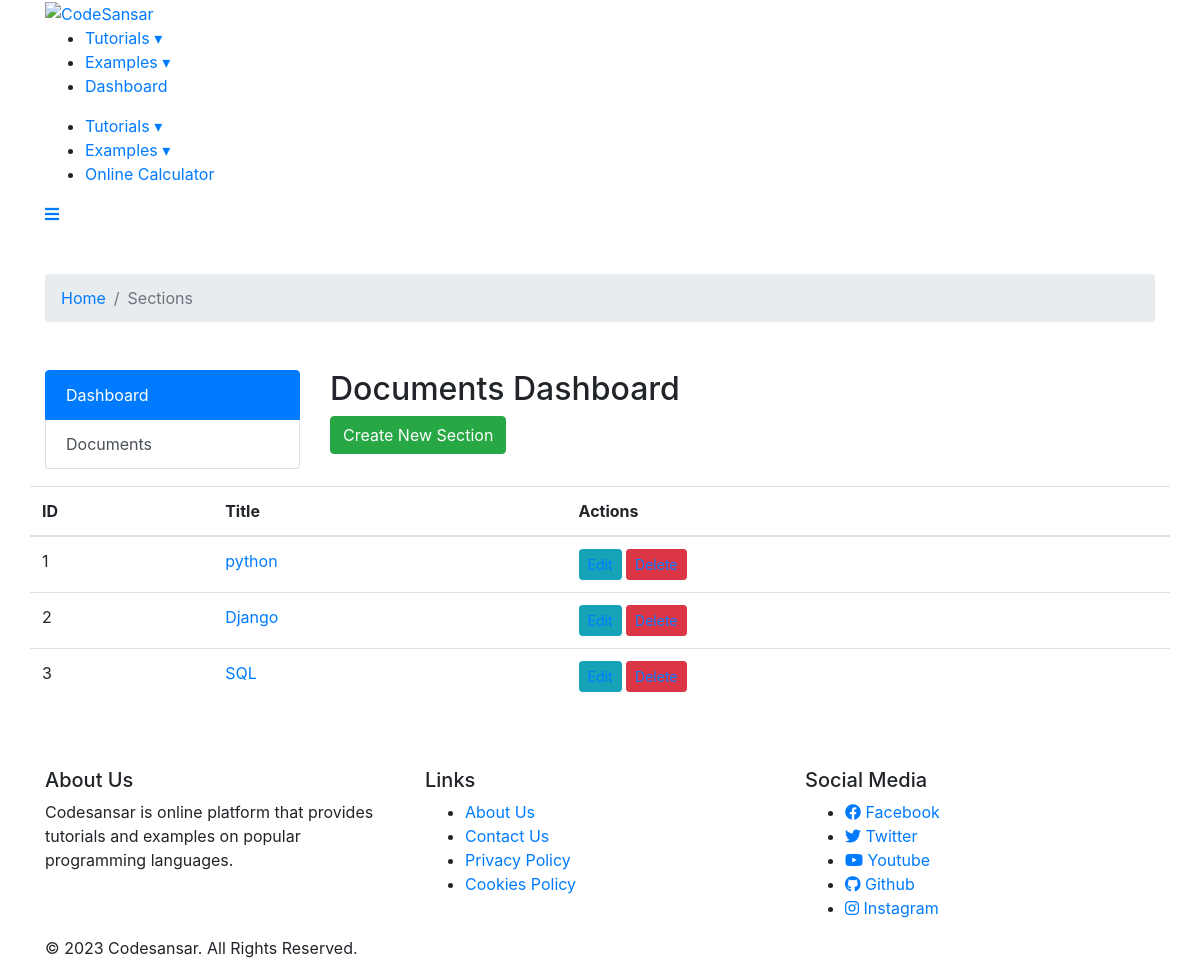
Page /dashboard/ on the earlier database version.
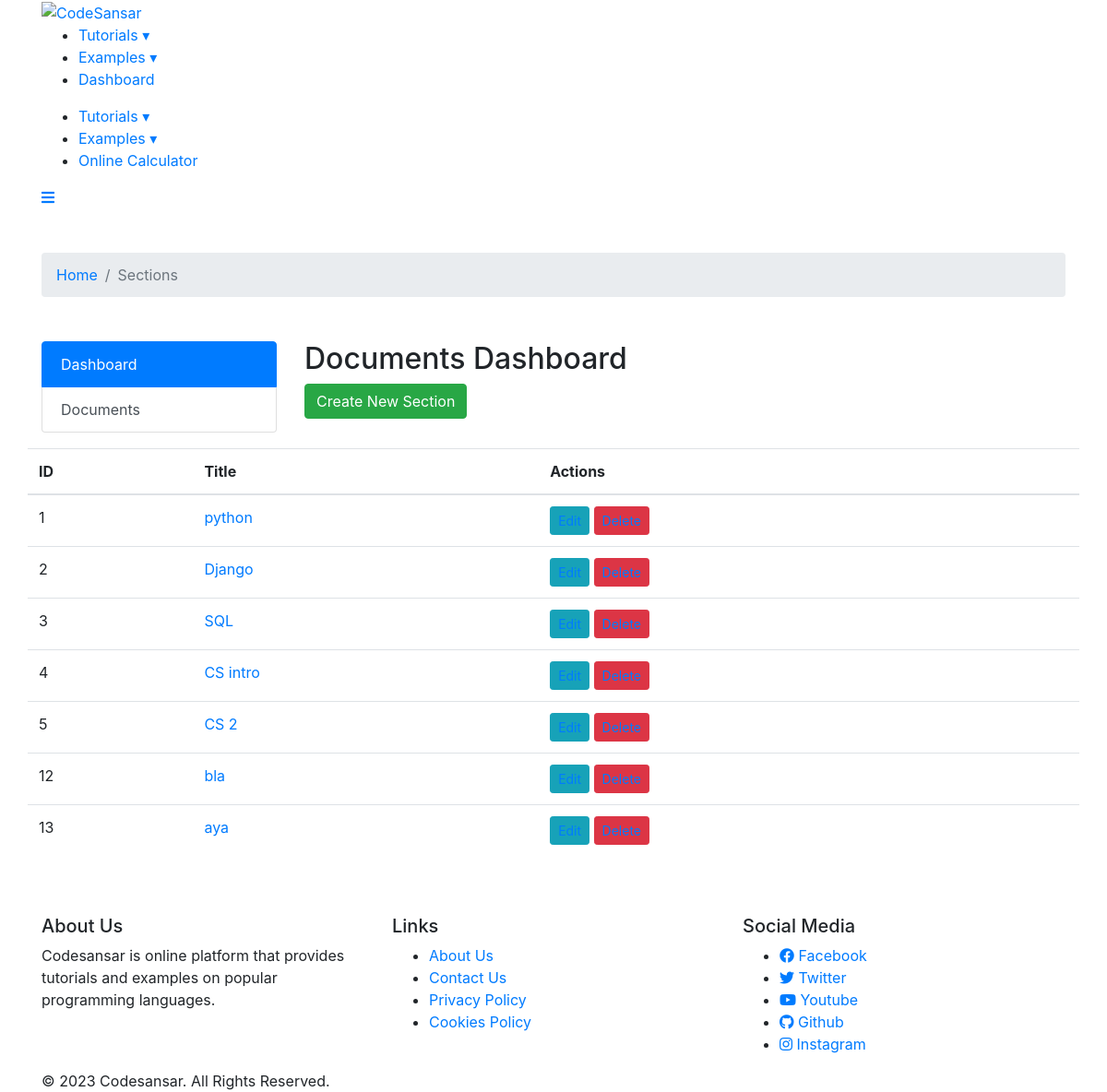
Same page on the later database version.
### doc_app/models.py (models this page shows, shortened)
class Section(models.Model):
    title = models.CharField(max_length=100)
    intro = models.TextField(max_length=5000)
    author = models.ForeignKey(User, on_delete=models.SET_NULL,null=True, related_name='section_author')
    created_at = models.DateTimeField(default=timezone.now)

### doc_app/views.py (the view)
# urls.py: path('dashboard/',Dashboard , name='dashboard'),
def Dashboard(request):
    data = Section.objects.all()
    return render(request, 'dashboard.html', {'data':data})

### doc_app/templates/dashboard.html (shortened to what this page needs)
{% extends "base.html" %}
{% block content %}
    <link rel="stylesheet" href="https://stackpath.bootstrapcdn.com/bootstrap/4.5.2/css/bootstrap.min.css">
</head>
<body>
    <div class="container my-5">
    <ol class="breadcrumb my-4">
        <li class="breadcrumb-item"><a href="/">Home</a></li>
        <li class="breadcrumb-item active" aria-current="page">Sections</li>
    </ol>
</div>
<div class="container mt-4">
    <div class="row">
        <div class="col-md-3">
            <div class="list-group">
                <a href="#" class="list-group-item list-group-item-action active">Dashboard</a>
                <a href="#" class="list-group-item list-group-item-action">Documents</a>
            </div>
        </div>
        <div class="col-md-9">
            <h2>Documents Dashboard</h2>
                <a href="{% url 'create_section' %}"  class="btn btn-success mb-3">Create New Section</a>
            </div>
            <table class="table">
                <thead>
                    <tr>
                        <th>ID</th>
                        <th>Title</th>
                        <th>Actions</th>
                    </tr>
                </thead>
                <tbody>
                    {% for section in data %}
                    <tr>
                        <td>{{section.id}}</td>
                        <td> <a href="{% url 'dashboard_detail' section.id %}">{{section.title}}</a></td>
                        <td>
                            <button class="btn btn-sm btn-info" ><a href="{% url 'update_section' section.id %}">Edit</a></button>
                            <button class="btn btn-sm btn-danger"><a href="{% url 'delete_section' section.id %}">Delete</a></button>
                        </td>
                    </tr>
                    {% endfor %}
                </tbody>
            </table>
        </div>
    </div>
</body>
</html>
{% endblock content %}

### doc_app/templates/base.html (shortened to what this page needs)
{% load static %}
<!DOCTYPE html>
<html lang="en">
<head>
<link rel="stylesheet" href="https://cdnjs.cloudflare.com/ajax/libs/font-awesome/5.15.3/css/all.min.css">
<link rel="stylesheet" href="https://www.codesansar.com/combine/a501278e74fa2b0ce06fe0f4c01a8210-1589878848" media="screen,projection">
<script data-ad-client="ca-pub-7016530808727939" async src="https://pagead2.googlesyndication.com/pagead/js/adsbygoogle.js"></script></head>
<body>
	<nav class="teal darken-1 z-depth-0 mb-4" role="navigation">
		<div class="nav-wrapper container">
		<a id="logo-container" href="/" class="brand-logo">
			<img src="https://www.codesansar.com/themes/musu/assets/images/logo.jpg" alt="CodeSansar" class="responsive-img">
		</a>
		<ul class="right hide-on-med-and-down">
			<li>
				<a href="https://www.codesansar.com/tutorials/" class="dropdown-trigger" data-target="tutorials-web-dropdown">Tutorials &#9662;</a>
			</li>
			<li>
				<a href="https://www.codesansar.com/examples/" class="dropdown-trigger" data-target="examples-web-dropdown">Examples &#9662;</a>
			</li>
			<li><a href="{% url 'dashboard' %}">Dashboard </a></li>
		</ul>
		<ul id="nav-mobile" class="sidenav">
			<li>
				<a href="https://www.codesansar.com/tutorials/" class="dropdown-trigger" data-target="tutorials-mobile-dropdown">Tutorials &#9662;</a>
				</li>
			<li>
				<a href="https://www.codesansar.com/examples/" class="dropdown-trigger" data-target="examples-mobile-dropdown">Examples &#9662;</a>
			</li>
			<li><a href="https://www.codesansar.com/online-calculator/">Online Calculator </a></li>		</ul>
		<a href="#" data-target="nav-mobile" class="sidenav-trigger"><i class="fas fa-bars white-text"></i></a>
	</div>
</nav>
{% block content %}
{% endblock content %}
<footer class="page-footer grey lighten-3 mt-5">
	<div class="container">
		<div class="row">
			<div class="col l5 s12">
				<h5 class="grey-text text-darken-4">About Us</h5>
				<p class="grey-text text-darken-4 footp">Codesansar is online platform that provides tutorials and examples on popular programming languages.</p>
			</div>
			<div class="col l4 s12">
				<h5 class="grey-text text-darken-4">Links</h5>
				<ul>
					<li><a class=" btn-flat blue-text" href="https://www.codesansar.com/about-us.htm">About Us</a></li>
					<li><a class=" btn-flat  blue-text" href="https://www.codesansar.com/contact-us.htm">Contact Us</a></li>
					<li><a class=" btn-flat  blue-text" href="https://www.codesansar.com/privacy-policy.htm">Privacy Policy</a></li>
					<li><a class=" btn-flat  blue-text" href="https://www.codesansar.com/cookies-policy.htm">Cookies Policy</a></li>
				</ul>
			</div>
			<div class="col l3 s12 ">
				<h5 class="grey-text text-darken-4">Social Media</h5>
				<ul>
					<li>
						<a class="facebook btn-flat "  href="https://www.facebook.com/codesansar" rel="nofollow"><i class="fab fa-facebook"></i>  Facebook</a>
					</li>
					<li>
						<a class="twitter btn-flat "  href="https://www.twitter.com/codesansar" rel="nofollow"><i class="fab fa-twitter"></i> Twitter</a>
					</li>
					<li>
						<a class="youtube  btn-flat " href="https://www.youtube.com/channel/UCxg2Q0krbG2_BA6L_PC93sg" rel="nofollow"><i class="fab fa-youtube"></i> Youtube</a>
					</li>
					<li>
						<a class="github btn-flat " href="https://github.com/codesansar" rel="nofollow"><i class="fab fa-github"></i> Github</a>
					</li>
					<li>
						<a class="instagram btn-flat " href="https://www.instagram.com/codesansar" rel="nofollow"><i class="fab fa-instagram"></i> Instagram</a>
					</li>
				</ul>
			</div>
		</div>
	</div>
	<div class="footer-copyright teal darken-1">
		<div class="container white-text center">
			&copy; 2023 Codesansar. All Rights Reserved.
		</div>
	</div>
</footer>
</body>
</html>

### doc_app/templates/dashboard.html (style rules this page uses)
.list-group-item { background-color: green; border-color: green; }

Differences in the rows shown:
added Section: id "4", title "CS intro"
added Section: id "5", title "CS 2"
added Section: id "12", title "bla"
added Section: id "13", title "aya"
